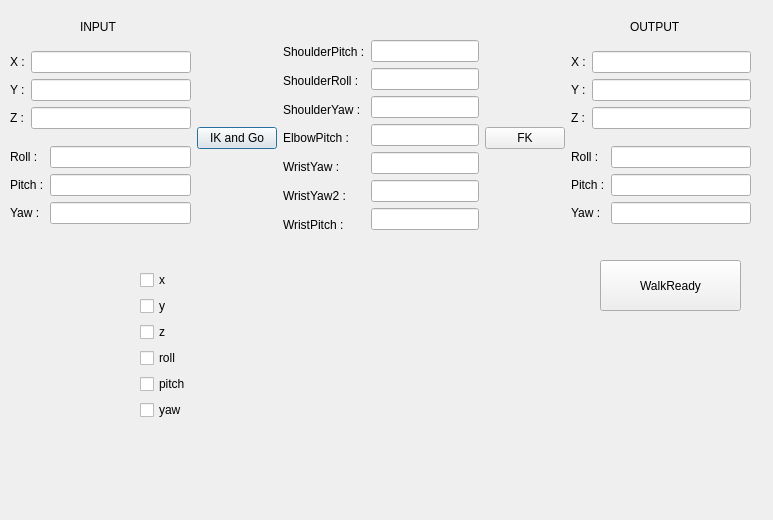
<?xml version="1.0" encoding="UTF-8"?>
<ui version="4.0">
 <class>InverseCheckDialog</class>
 <widget class="QDialog" name="InverseCheckDialog">
  <property name="geometry">
   <rect>
    <x>0</x>
    <y>0</y>
    <width>773</width>
    <height>520</height>
   </rect>
  </property>
  <property name="windowTitle">
   <string>Dialog</string>
  </property>
  <widget class="QLabel" name="label_20">
   <property name="geometry">
    <rect>
     <x>80</x>
     <y>20</y>
     <width>59</width>
     <height>14</height>
    </rect>
   </property>
   <property name="text">
    <string>INPUT</string>
   </property>
  </widget>
  <widget class="QLabel" name="label_21">
   <property name="geometry">
    <rect>
     <x>630</x>
     <y>20</y>
     <width>59</width>
     <height>14</height>
    </rect>
   </property>
   <property name="text">
    <string>OUTPUT</string>
   </property>
  </widget>
  <widget class="QWidget" name="layoutWidget">
   <property name="geometry">
    <rect>
     <x>10</x>
     <y>40</y>
     <width>741</width>
     <height>196</height>
    </rect>
   </property>
   <layout class="QHBoxLayout" name="horizontalLayout_6">
    <item>
     <layout class="QVBoxLayout" name="verticalLayout_11">
      <item>
       <layout class="QHBoxLayout" name="horizontalLayout">
        <item>
         <layout class="QVBoxLayout" name="verticalLayout_6">
          <item>
           <widget class="QLabel" name="label">
            <property name="text">
             <string>X :</string>
            </property>
           </widget>
          </item>
          <item>
           <widget class="QLabel" name="label_2">
            <property name="text">
             <string>Y :</string>
            </property>
           </widget>
          </item>
          <item>
           <widget class="QLabel" name="label_3">
            <property name="text">
             <string>Z :</string>
            </property>
           </widget>
          </item>
         </layout>
        </item>
        <item>
         <layout class="QVBoxLayout" name="verticalLayout">
          <item>
           <widget class="QLineEdit" name="LE_InputX"/>
          </item>
          <item>
           <widget class="QLineEdit" name="LE_InputY"/>
          </item>
          <item>
           <widget class="QLineEdit" name="LE_InputZ"/>
          </item>
         </layout>
        </item>
       </layout>
      </item>
      <item>
       <layout class="QHBoxLayout" name="horizontalLayout_2">
        <item>
         <layout class="QVBoxLayout" name="verticalLayout_7">
          <item>
           <widget class="QLabel" name="label_4">
            <property name="text">
             <string>Roll :</string>
            </property>
           </widget>
          </item>
          <item>
           <widget class="QLabel" name="label_5">
            <property name="text">
             <string>Pitch :</string>
            </property>
           </widget>
          </item>
          <item>
           <widget class="QLabel" name="label_6">
            <property name="text">
             <string>Yaw :</string>
            </property>
           </widget>
          </item>
         </layout>
        </item>
        <item>
         <layout class="QVBoxLayout" name="verticalLayout_2">
          <item>
           <widget class="QLineEdit" name="LE_InputRoll"/>
          </item>
          <item>
           <widget class="QLineEdit" name="LE_InputPitch"/>
          </item>
          <item>
           <widget class="QLineEdit" name="LE_InputYaw"/>
          </item>
         </layout>
        </item>
       </layout>
      </item>
     </layout>
    </item>
    <item>
     <widget class="QPushButton" name="PB_IKandGO">
      <property name="text">
       <string>IK and Go</string>
      </property>
     </widget>
    </item>
    <item>
     <layout class="QHBoxLayout" name="horizontalLayout_5">
      <item>
       <layout class="QVBoxLayout" name="verticalLayout_10">
        <item>
         <widget class="QLabel" name="label_14">
          <property name="text">
           <string>ShoulderPitch :</string>
          </property>
         </widget>
        </item>
        <item>
         <widget class="QLabel" name="label_15">
          <property name="text">
           <string>ShoulderRoll :</string>
          </property>
         </widget>
        </item>
        <item>
         <widget class="QLabel" name="label_13">
          <property name="text">
           <string>ShoulderYaw :</string>
          </property>
         </widget>
        </item>
        <item>
         <widget class="QLabel" name="label_16">
          <property name="text">
           <string>ElbowPitch :</string>
          </property>
         </widget>
        </item>
        <item>
         <widget class="QLabel" name="label_17">
          <property name="text">
           <string>WristYaw :</string>
          </property>
         </widget>
        </item>
        <item>
         <widget class="QLabel" name="label_18">
          <property name="text">
           <string>WristYaw2 :</string>
          </property>
         </widget>
        </item>
        <item>
         <widget class="QLabel" name="label_19">
          <property name="text">
           <string>WristPitch :</string>
          </property>
         </widget>
        </item>
       </layout>
      </item>
      <item>
       <layout class="QVBoxLayout" name="verticalLayout_3">
        <item>
         <widget class="QLineEdit" name="LE_SP"/>
        </item>
        <item>
         <widget class="QLineEdit" name="LE_SR"/>
        </item>
        <item>
         <widget class="QLineEdit" name="LE_SY"/>
        </item>
        <item>
         <widget class="QLineEdit" name="LE_EB"/>
        </item>
        <item>
         <widget class="QLineEdit" name="LE_WY"/>
        </item>
        <item>
         <widget class="QLineEdit" name="LE_WY2"/>
        </item>
        <item>
         <widget class="QLineEdit" name="LE_WP"/>
        </item>
       </layout>
      </item>
     </layout>
    </item>
    <item>
     <widget class="QPushButton" name="PB_FK">
      <property name="text">
       <string>FK</string>
      </property>
     </widget>
    </item>
    <item>
     <layout class="QVBoxLayout" name="verticalLayout_12">
      <item>
       <layout class="QHBoxLayout" name="horizontalLayout_3">
        <item>
         <layout class="QVBoxLayout" name="verticalLayout_8">
          <item>
           <widget class="QLabel" name="label_7">
            <property name="text">
             <string>X :</string>
            </property>
           </widget>
          </item>
          <item>
           <widget class="QLabel" name="label_8">
            <property name="text">
             <string>Y :</string>
            </property>
           </widget>
          </item>
          <item>
           <widget class="QLabel" name="label_9">
            <property name="text">
             <string>Z :</string>
            </property>
           </widget>
          </item>
         </layout>
        </item>
        <item>
         <layout class="QVBoxLayout" name="verticalLayout_5">
          <item>
           <widget class="QLineEdit" name="LE_OutputX"/>
          </item>
          <item>
           <widget class="QLineEdit" name="LE_OutputY"/>
          </item>
          <item>
           <widget class="QLineEdit" name="LE_OutputZ"/>
          </item>
         </layout>
        </item>
       </layout>
      </item>
      <item>
       <layout class="QHBoxLayout" name="horizontalLayout_4">
        <item>
         <layout class="QVBoxLayout" name="verticalLayout_9">
          <item>
           <widget class="QLabel" name="label_10">
            <property name="text">
             <string>Roll :</string>
            </property>
           </widget>
          </item>
          <item>
           <widget class="QLabel" name="label_11">
            <property name="text">
             <string>Pitch :</string>
            </property>
           </widget>
          </item>
          <item>
           <widget class="QLabel" name="label_12">
            <property name="text">
             <string>Yaw :</string>
            </property>
           </widget>
          </item>
         </layout>
        </item>
        <item>
         <layout class="QVBoxLayout" name="verticalLayout_4">
          <item>
           <widget class="QLineEdit" name="LE_OutputRoll"/>
          </item>
          <item>
           <widget class="QLineEdit" name="LE_OutputPitch"/>
          </item>
          <item>
           <widget class="QLineEdit" name="LE_OutputYaw"/>
          </item>
         </layout>
        </item>
       </layout>
      </item>
     </layout>
    </item>
   </layout>
  </widget>
  <widget class="QPushButton" name="PB_WALKREADY">
   <property name="geometry">
    <rect>
     <x>600</x>
     <y>260</y>
     <width>141</width>
     <height>51</height>
    </rect>
   </property>
   <property name="text">
    <string>WalkReady</string>
   </property>
  </widget>
  <widget class="QWidget" name="">
   <property name="geometry">
    <rect>
     <x>140</x>
     <y>270</y>
     <width>87</width>
     <height>152</height>
    </rect>
   </property>
   <layout class="QVBoxLayout" name="verticalLayout_13">
    <item>
     <widget class="QCheckBox" name="CB_X">
      <property name="text">
       <string>x</string>
      </property>
     </widget>
    </item>
    <item>
     <widget class="QCheckBox" name="CB_Y">
      <property name="text">
       <string>y</string>
      </property>
     </widget>
    </item>
    <item>
     <widget class="QCheckBox" name="CB_Z">
      <property name="text">
       <string>z</string>
      </property>
     </widget>
    </item>
    <item>
     <widget class="QCheckBox" name="CB_R">
      <property name="text">
       <string>roll</string>
      </property>
     </widget>
    </item>
    <item>
     <widget class="QCheckBox" name="CB_P">
      <property name="text">
       <string>pitch</string>
      </property>
     </widget>
    </item>
    <item>
     <widget class="QCheckBox" name="CB_Yaw">
      <property name="text">
       <string>yaw</string>
      </property>
     </widget>
    </item>
   </layout>
  </widget>
 </widget>
 <resources/>
 <connections/>
</ui>
